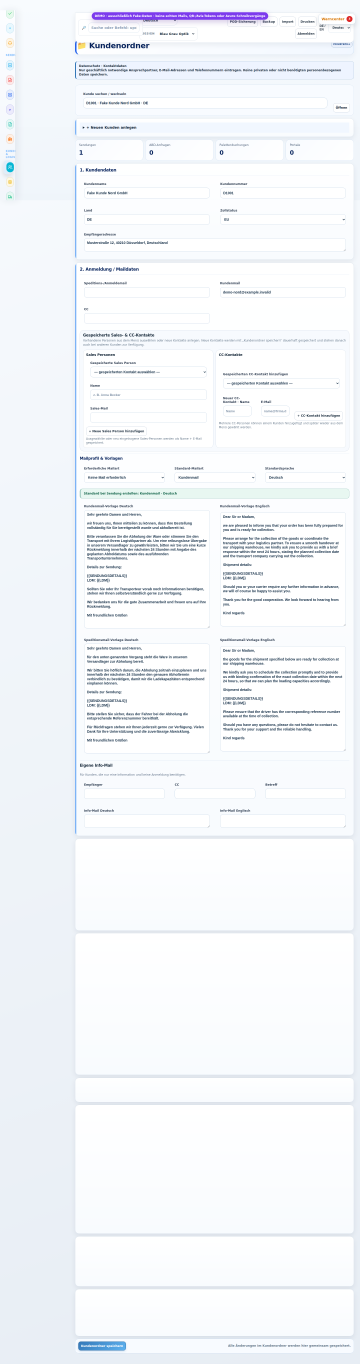
#> input picture assets/sop/screenshots/rc1018-customers.png, 1440 x 5455 px (shown at 1/4 size)
$ python rc1018-sop-detail-crops.py
#> lines starting #> are read from the running program, lines starting #| are printed output that depends on the picture
from pathlib import Path
from PIL import Image

ROOT = Path(__file__).resolve().parents[1]
SCREENSHOTS = ROOT / 'assets' / 'sop' / 'screenshots'

CROPS = {
    'rc1018-customers-masterdata-detail.png': ('rc1018-customers.png', (270, 300, 1390, 1100)),
    'rc1018-customers-mailcontacts-detail.png': ('rc1018-customers.png', (270, 1050, 1390, 3200)),
    'rc1018-shipping-route-inputs-detail.png': ('rc1018-shipping-route.png', (270, 300, 1390, 1150)),
    'rc1018-shipping-result-detail.png': ('rc1018-shipping-route.png', (270, 1400, 1390, 2150)),
    'rc1018-pallet-booking-detail.png': ('rc1018-pallet-account.png', (270, 280, 1390, 1030)),
    'rc1018-pallet-reconciliation-detail.png': ('rc1018-pallet-account.png', (270, 950, 1390, 1620)),
    'rc1018-sop-controlled-document-detail.png': ('rc1018-sop-handbook.png', (270, 320, 1390, 1600)),
    'rc1018-sop-editor-detail.png': ('rc1018-sop-handbook.png', (270, 4500, 1390, 5300)),
    'rc1018-academy-overview-detail.png': ('rc1018-academy.png', (270, 200, 1390, 900)),
    'rc1018-academy-test-detail.png': ('rc1018-academy.png', (270, 830, 1390, 1550)),
    'rc1018-release-status-detail.png': ('rc1018-release-center.png', (270, 180, 1390, 850)),
    'rc1018-release-checklist-detail.png': ('rc1018-release-center.png', (270, 800, 1390, 1540)),
}


def generate(output_name: str, source_name: str, box: tuple[int, int, int, int]) -> None:
#> called with output_name = 'rc1018-customers-masterdata-detail.png', source_name = 'rc1018-customers.png', box = (270, 300, 1390, 1100)
    source = SCREENSHOTS / source_name
    output = SCREENSHOTS / output_name
    if not source.is_file():
        raise FileNotFoundError(f'Quellbild fehlt: {source}')

    with Image.open(source) as image:
#> image is the input picture: PIL image 1440x5455 RGB; mean R, G, B 243.6, 246.2, 249.6
        image.load()
        width, height = image.size
#> width = 1440; height = 5455
        left, top, right, bottom = box
        if left < 0 or top < 0 or right > width or bottom > height or right <= left or bottom <= top:
            raise ValueError(
                f'Ungueltiger Ausschnitt fuer {source_name}: {box}, Quelle={width}x{height}'
            )
        cropped = image.crop(box).convert('RGB')
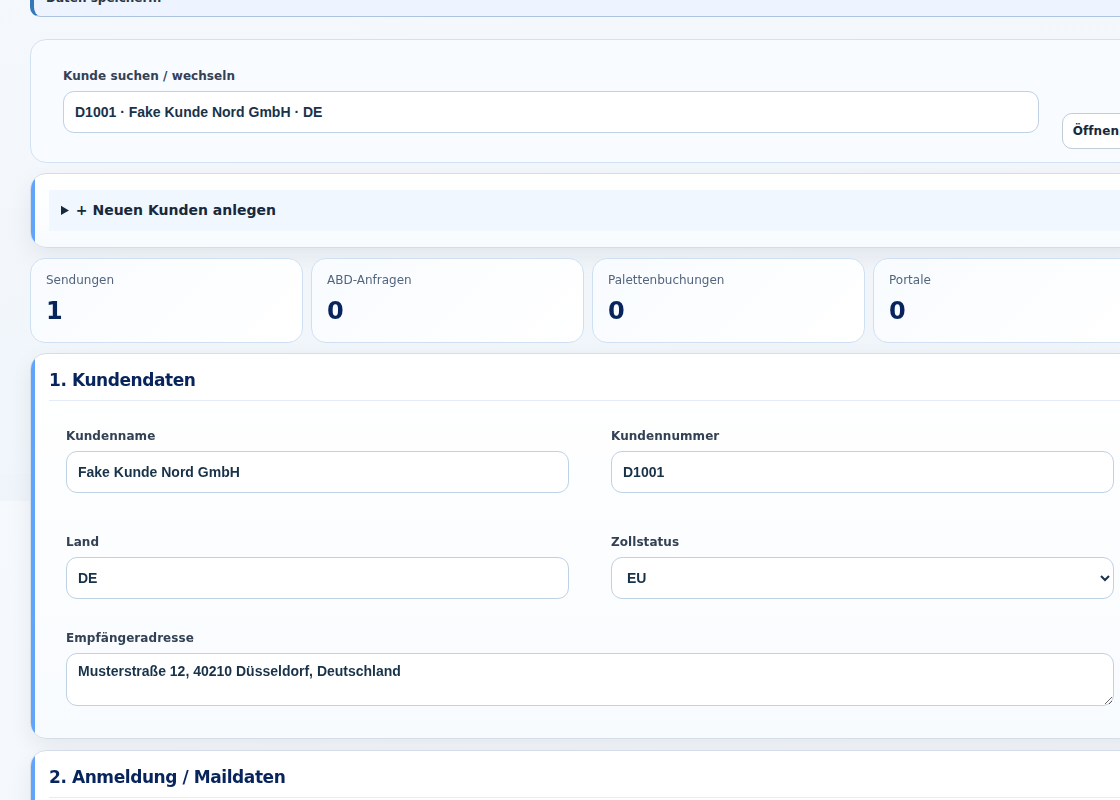
#> cropped: PIL image 1120x800 RGB; mean R, G, B 245.9, 248.5, 251.6
        quantized = cropped.quantize(
            colors=256,
            method=Image.Quantize.MEDIANCUT,
            dither=Image.Dither.NONE,
        )
#> pass 3 of the loop in main, `for output_name, (source_name, box) in CROPS.items():`:
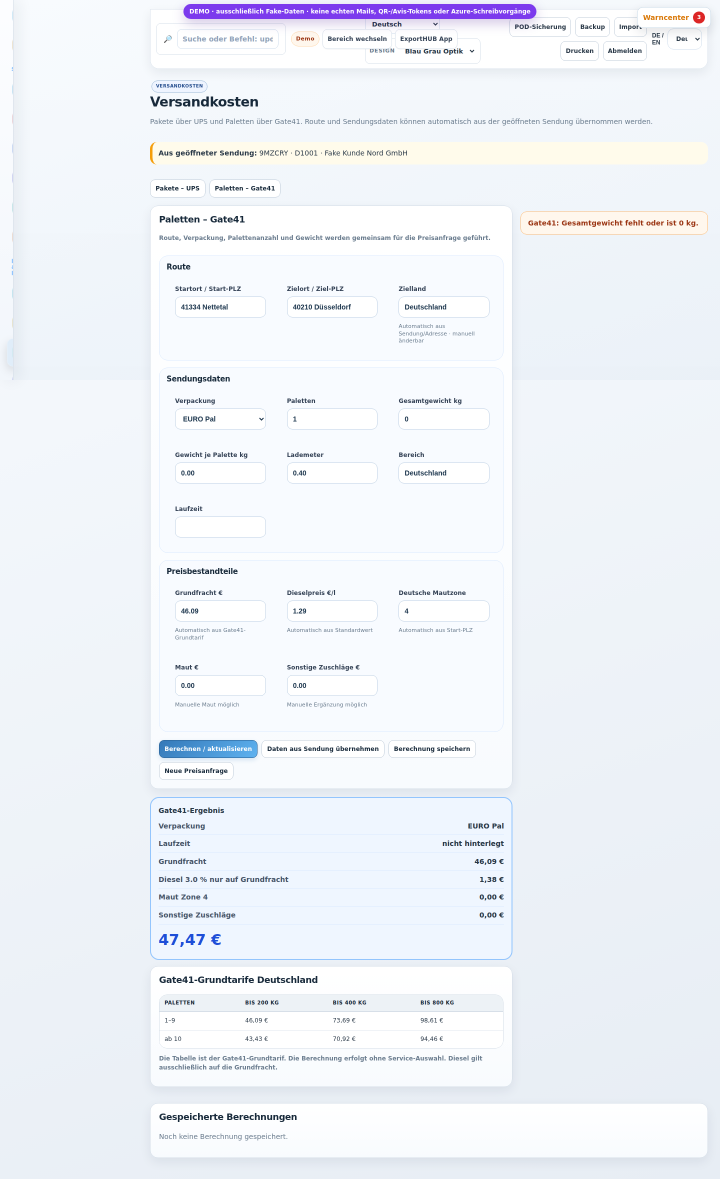
#> input picture assets/sop/screenshots/rc1018-shipping-route.png, 1440 x 2358 px (shown at 1/2 size)
#> in generate, image is the input picture: PIL image 1440x2358 RGB; mean R, G, B 238.9, 242.6, 248.1
#> in generate (call 3), `cropped = image.crop(box).convert('RGB')`:
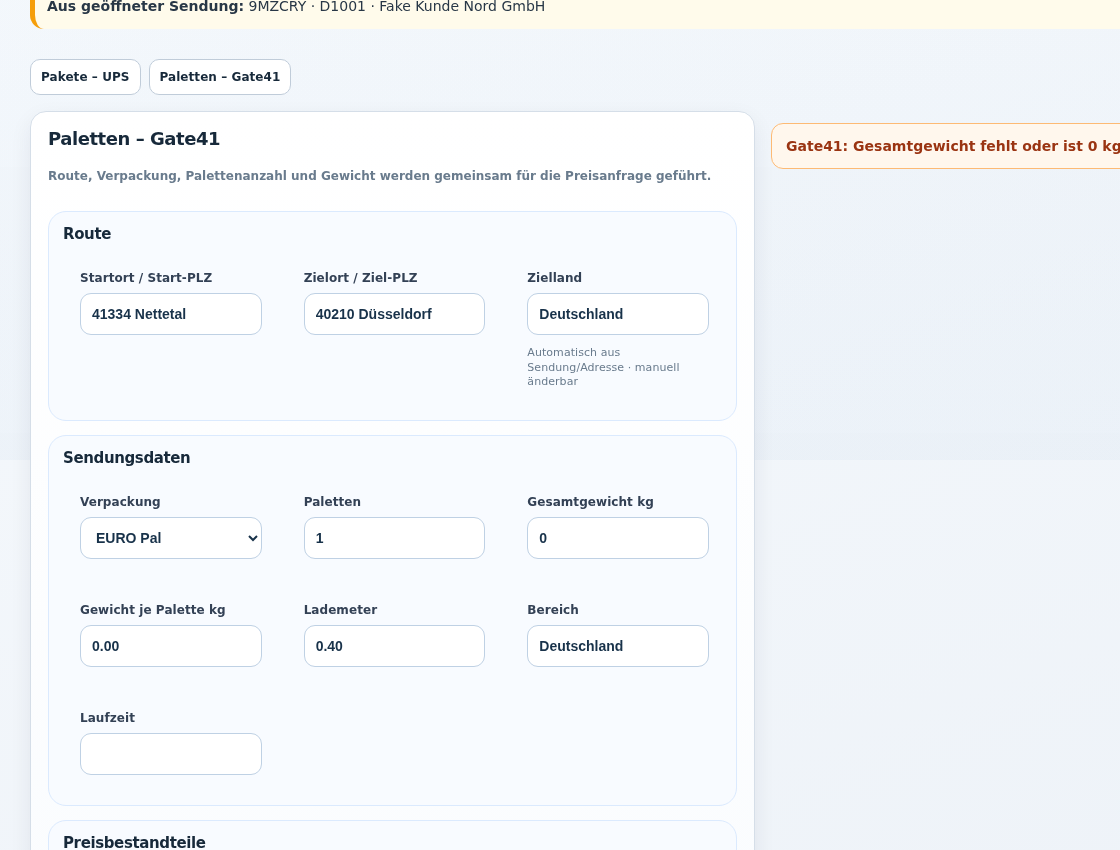
#> cropped: PIL image 1120x850 RGB; mean R, G, B 242.5, 245.5, 248.7
#> quantized: PIL image 1120x850 P
#> the loop made 5 passes; the first 3 are shown
        quantized.save(output, format='PNG', optimize=True)

    size = output.stat().st_size
    if size < 10_000:
        raise ValueError(f'Detailbild unplausibel klein: {output_name} ({size} Bytes)')
    print(f'{output_name}: {size} Bytes')


def main() -> None:
    SCREENSHOTS.mkdir(parents=True, exist_ok=True)
    for output_name, (source_name, box) in CROPS.items():
        generate(output_name, source_name, box)
    print(f'RC1018 SOP-Detailbilder erzeugt: {len(CROPS)}')


if __name__ == '__main__':
#> (the run stopped early here; a loop or call above may not have finished)
